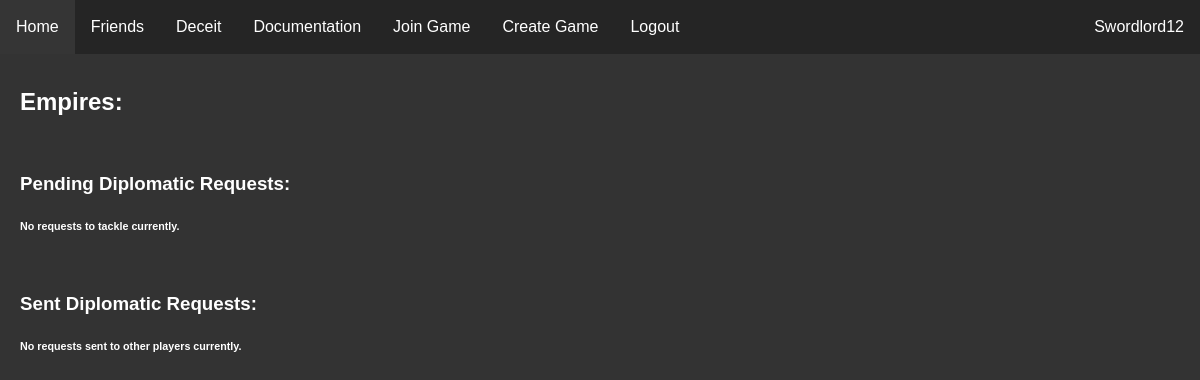
Before: /rooms/4/diplomacy (signed in) with the older database file.
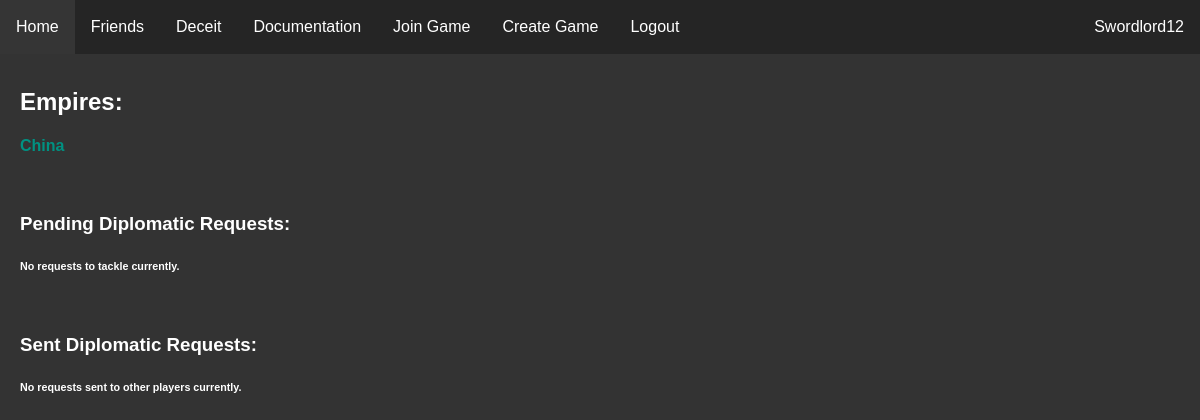
After: the same page with the newer database file.
### website/models.py (models this page shows)
class User(db.Model, UserMixin):
    id = db.Column(db.Integer, primary_key=True)
    email = db.Column(db.String(150), unique=True)
    password = db.Column(db.String(150))
    username = db.Column(db.String(150))
    pfp = db.Column(db.String(50))
    admin = db.Column(db.String(50))

class Empires(db.Model):
    id = db.Column(db.Integer, primary_key=True)
    name = db.Column(db.String(200))
    color = db.Column(db.String(7))
    gov = db.Column(db.String(50))
    flag = db.Column(db.String(50))
    user = db.Column(db.Integer, db.ForeignKey('user.id'))
    game = db.Column(db.Integer, db.ForeignKey('game.id'))
    oil_stockpiles = db.Column(db.Integer)
    global_trade_power = db.Column(db.Integer)
    uranium = db.Column(db.Integer)
    enriched_uranium = db.Column(db.Integer)
    capital = db.Column(db.Integer, db.ForeignKey('territories.id'))

### website/rooms.py (the view, shortened to what this page needs)
@login_required
@rooms.route('<int:game_id>/diplomacy', methods=['GET', 'POST'])
def diplomacy(game_id):
    players = []
    players_output = []
    empires = []
    id = game_id
    current_gov = None
    diplomacy_requests = []
    sent_diplomacy = []
    current_empire = db.session.query(Empires).filter_by(game=game_id, user=current_user.id).first()
    diplo_requests = db.session.query(Diplo_Reqs).filter_by(receiver=current_empire.id)
    sent_diplos = db.session.query(Diplo_Reqs).filter_by(sender=current_empire.id)
    for sent_diplo in sent_diplos:
        receiver = db.session.query(Empires).filter_by(id=sent_diplo.receiver).first()
        sent_diplomacy.append([sent_diplo.type, receiver.name])
    games = db.session.query(Game).filter_by(id = game_id).first()
    if current_user.id == games.host:
        is_host = True
    else:
        is_host = False
    for filtered in db.session.query(GamesJoined).filter_by(game = game_id):
        players.append(filtered.user)
    for player in players:
        for result in db.session.query(User).filter_by(id=player):
            players_output.append([result, url_for('profiles.profile', user_id=result.id)])
    for empire in db.session.query(Empires).filter_by(game=id):
        if empire.user != current_user.id:
            empires.append([empire.name, url_for('rooms.diplomacyplayer', game_id=game_id, empire_id=empire.id)])
        if empire.user == current_user.id:
            current_gov = current_empire.gov
    territory_list = []
    for territory in db.session.query(Territories):
        territory_list.append(territory)
    return render_template("diplomacy.html", user=current_user, sent_diplos=sent_diplomacy, diplomacy_requests = diplomacy_requests, territory_list=territory_list, players = players_output, game = games, game_id = id, empire_key=empires, is_host=is_host, current_empire=current_empire, govs=governments, current_gov=current_gov)

### website/templates/diplomacy.html
{% extends "base.html" %} {% block title %}Diplomacy{% endblock %}
{% block content %}
<br/>
<h2>Empires:</h2>
{% for empire in empire_key %}
    <h4><a class="link" href='{{empire[1]}}'>{{ empire[0] }}</a></h4>
{% endfor %}
<br/>
<h3>Pending Diplomatic Requests:</h3>
{% for request in diplomacy_requests %}
    <h6>{{request[1]}} has sent a {{request[0]}} request. <a href={{request[2]}}>Accept</a> or <a href={{request[3]}}>Decline?</a></h6>
{% else %}
    <h6>No requests to tackle currently.</h6>
{% endfor %}
<br/>
<h3>Sent Diplomatic Requests:</h3>
{% for sent_diplo in sent_diplos %}
    <h6>{{sent_diplo[1]}} has been sent a {{sent_diplo[0]}} request.</h6>
{% else %}
    <h6>No requests sent to other players currently.</h6>
{% endfor %}
{% endblock %}

### website/templates/base.html (shortened to what this page needs)
<!DOCTYPE html>
<html lang="en">
<head>
    <link rel="stylesheet" type="text/css" href="/static/css/main.css" />
</head>
<body>
    <ul class="navbar">
      {% if user.is_authenticated %}
      <li><a class="nav-item nav-link" id="home" href="/">Home</a></li>
      <li><a class="nav-item nav-link" id="friends" href="/user/friends">Friends</a></li>
      <li><a class="nav-item nav-link" id="deceit" href="/deceit">Deceit</a></li>
      <li><a class="nav-item nav-link" id="docs" href="/docs/">Documentation</a></li>
      <li><a class="nav-item nav-link" id="join_game" href="/join-game">Join Game</a></li>
      <li><a class="nav-item nav-link" id="create_game" href="/create-game">Create Game</a></li>
      <li><a class="nav-item nav-link" id="logout" href="/logout">Logout</a></li>
      <li><a class="nav-user nav-link" id="user_link" href="{{url_for('profiles.profile', user_id=user.id)}}">{{ user.username }}</a></li>
      {% else %}
      <li><a class="nav-item nav-link" id="login" href="/login">Login</a></li>
      <li><a class="nav-item nav-link" id="signUp" href="/sign-up">Sign Up</a></li>
      {% endif %}
    </ul>
    <div id="main_div">
    <div class="container">
        {% block content %}
        {% endblock %}
    </div>
    </div>
</body>
</html>

### website/static/css/main.css (style rules this page uses)
#main_div { margin-top: 30px; padding: 20px; }
body { margin: 0px; background-color: #333333; color: white; }
.navbar { list-style-type: none; margin: 0; padding: 0; overflow: hidden; background-color: #252525; position: fixed; top: 0; width: 100%; }
.nav-item { float: left; }
.nav-user { float:right; }
.nav-link { display: block; color: white; text-align: center; padding: 18px 16px; text-decoration: none; }
html { font-family: Arial, Helvetica, sans-serif; }
.link { color:rgb(0, 145, 130); text-decoration: none; }

Changed rows visible on the page:
added Empires: name "China"
